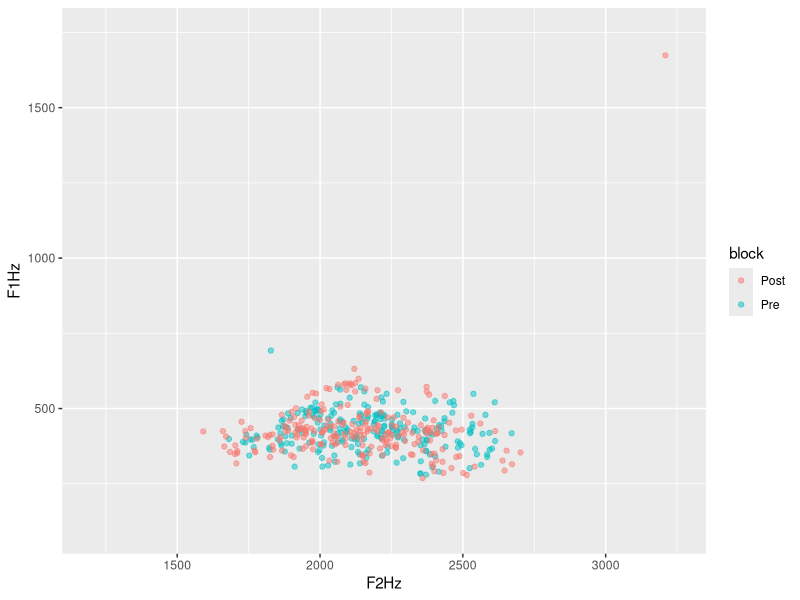
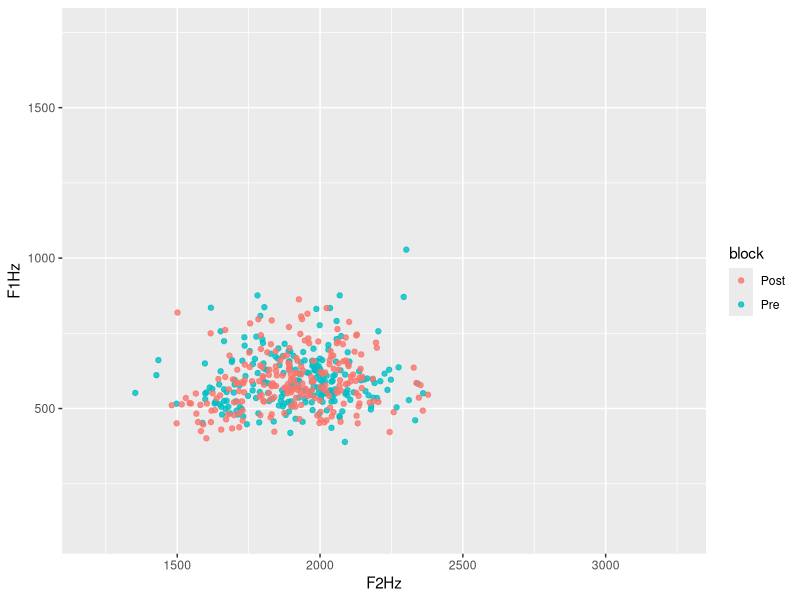
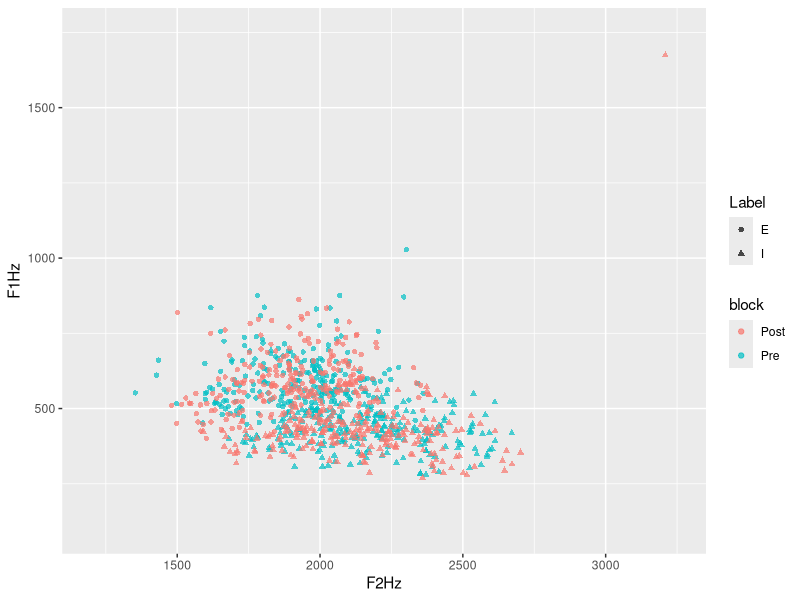
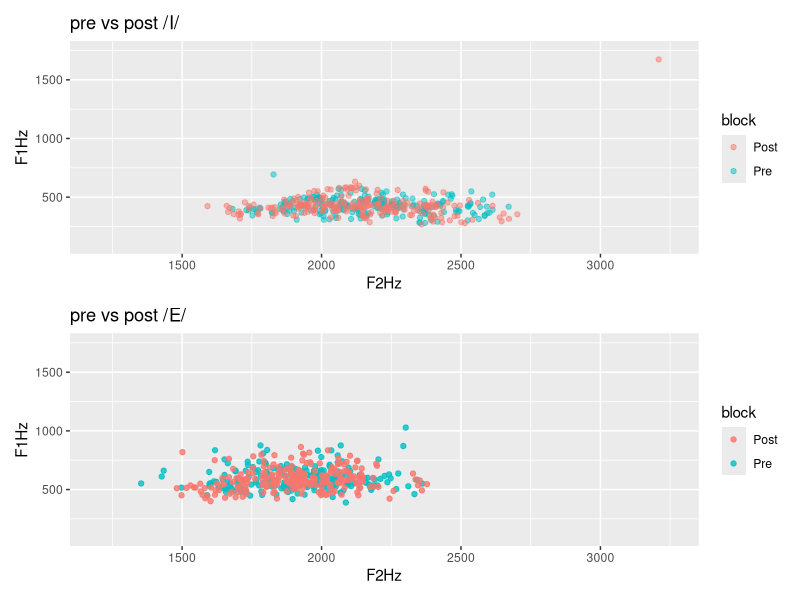
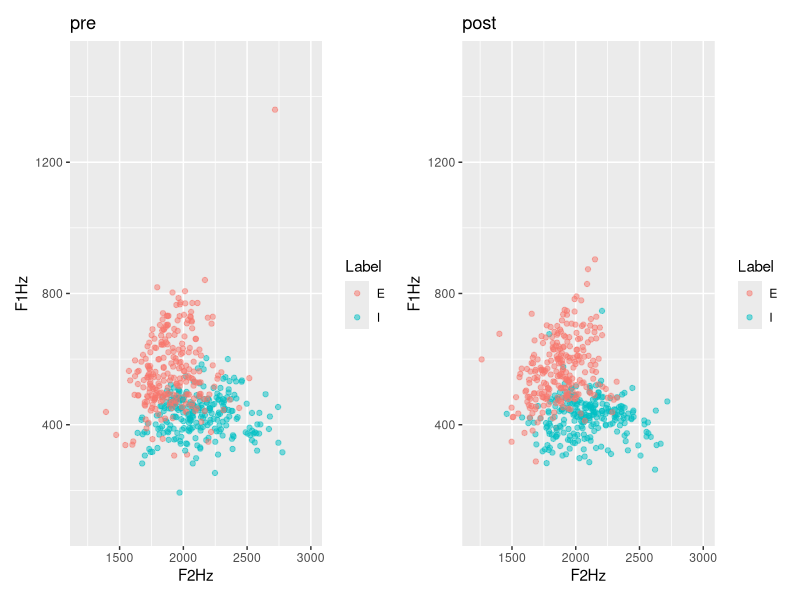
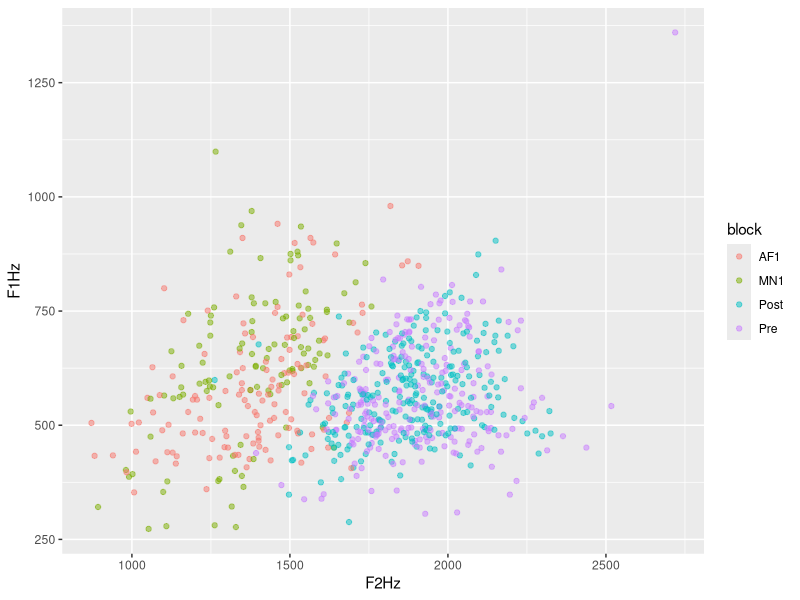
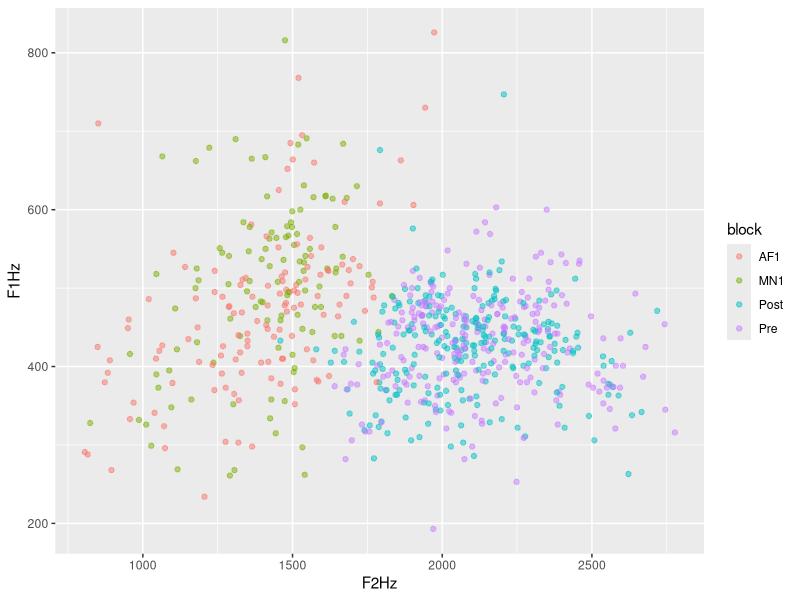
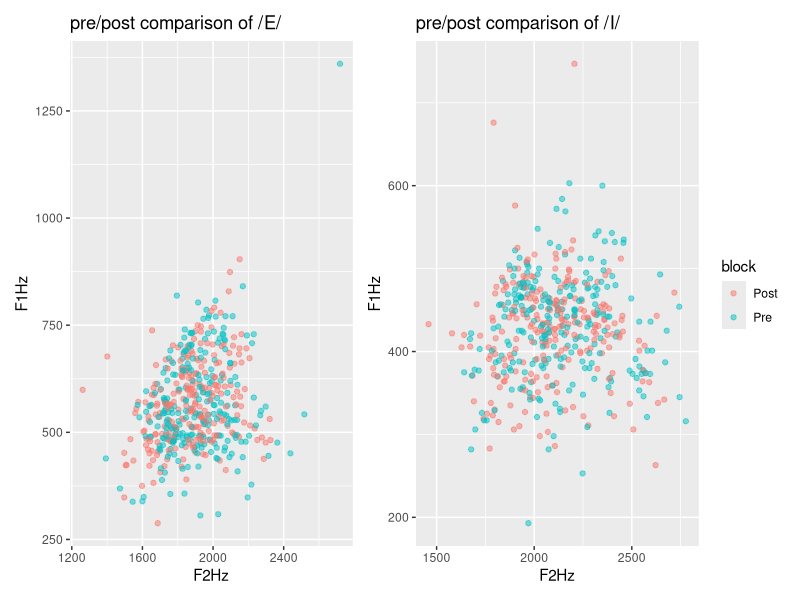

Reproduce these figures in R, in order. (Note: this script raises an error after producing the figures.)
## ---- chunk 1
library(dplyr)
fi<- read.csv("allFemaleI.csv", header = TRUE, sep = "\t")
fig<- fi |> mutate(gender = c(rep("F", times = nrow(fi))))
  
fe <- read.csv("allFemaleE.csv", header = TRUE, sep = "\t")
feg<- fe |> mutate(gender = c(rep("F", times = nrow(fe))))

mi<- read.csv("allMaleI.csv", header = TRUE, sep = "\t")
  mig<- mi |> mutate(gender = c(rep("M", times = nrow(mi))))

me <- read.csv("allMaleE.csv", header = TRUE, sep = "\t")
meg<- me |> mutate(gender = c(rep("M", times = nrow(me))))

mfie<- rbind(fig, feg, mig, meg)

#extract the fileName column
#fileNames<- rcds |> select(fileName)
#head(fileNames)
## ---- chunk 2
prod <- read.table(text = as.character(mfie$fileName), sep = "_")
head(prod)

### removing the ".wav" from the final column
#```{r}
#library(stringr)
#library(dplyr)
#prod <- prod %>% 
#  mutate(V5 =
#   str_sub(prod$V5, end=-5)
#  )
#head(prod)
## ---- chunk 3
#removing column 1 because it's just "subj"
newcols <- prod %>% 
  select(-V1)
colnames(newcols)

#revert the "Post" and the "seq" for posttest items 
#if v5 = post, v5 = v4, v4 = v5
correctPost <- newcols |> 
  mutate(V51 = ifelse(V5 == "Post", V4, V5),
         V4 = ifelse(V5 == "Post", V5, V4)) |> 
  select(-V5) |> 
  rename("V5" = "V51")

head(correctPost)

#rename new columns accordingly
nc<- correctPost %>% 
  rename("subj" = "V2",
         "word" = "V3",
         "block" = "V4",
         "seq" = "V5")

head(nc)


allcol<- as.data.frame(cbind(mfie$fileName, nc))|> rename("fileName"="mfie$fileName")
colnames(allcol)

df <- full_join(allcol, mfie, by = "fileName") |> rename("F0Hz" = "F0.Hz.", "F1Hz" = "F1.Hz.", "F2Hz" = "F2.Hz.", "F1Bark" = "F1.Bark.", "F2Bark" = "F2.Bark.")

#add column about BB condition

d <- df |> 
   mutate(
    BB = case_when(
      subj == "2" ~ "BB",
      subj == "4" ~ "BB",
      subj == "5" ~ "BB",
      subj == "9" ~ "BB",
      subj == "10" ~ "BB",
      subj == "12" ~ "BB",
      subj == "13" ~ "BB",
      subj == "14" ~ "BB",
      subj == "15" ~ "BB",
      subj == "16" ~ "BB",
      subj == "17" ~ "BB",
      subj == "19" ~ "BB",
      subj == "22" ~ "BB",
      subj == "25" ~ "BB",
      subj == "28" ~ "BB",
      subj == "32" ~ "BB",
      subj == "33" ~ "BB",
      subj == "34" ~ "BB",
      subj == "37" ~ "BB",
      subj == "39" ~ "BB",
      subj == "41" ~ "BB",
      subj == "42" ~ "BB",
      subj == "44" ~ "BB",
      subj == "45" ~ "BB",
      subj == "48" ~ "BB",
      subj == "52" ~ "BB",
      subj == "53" ~ "BB",
      subj == "55" ~ "BB",
      subj == "58" ~ "BB",
      subj == "59" ~ "BB",
      subj == "60" ~ "BB",
      TRUE ~ "NB")
   )

## ---- chunk 4
library(ggplot2)
library(patchwork)
#NB group pre and post for I
nbprei<- d |> filter(BB == "NB", block == "Pre", Label == "I")
nbposti <- d |> filter(BB == "NB", block == "Post", Label == "I")
nbi <- rbind(nbprei, nbposti)

ggplot(data = nbi, aes(x = F2Hz, y = F1Hz, color = block))+
  geom_point(alpha = 0.5) + xlim(1200, 3250) + ylim(100, 1750)

#NB group pre and post for E
nbpree<- d |> filter(BB == "NB", block == "Pre", Label == "E")
nbposte <- d |> filter(BB == "NB", block == "Post", Label == "E")
nbe <- rbind(nbpree, nbposte)

ggplot(data = nbe, aes(x = F2Hz, y = F1Hz, color = block))+
  geom_point(alpha = 0.8) + xlim(1200, 3250) + ylim(100, 1750)

#I and E together
nbpre<- d |> filter(BB == "NB", block == "Pre")
nbpost <- d |> filter(BB == "NB", block == "Post")
nb <- rbind(nbpre, nbpost)

ggplot(data = nb, aes(x = F2Hz, y = F1Hz, color = block, shape = Label))+
  geom_point(alpha = 0.7) +xlim(1200, 3250) + ylim(100, 1750)

pi<- ggplot(data = nbi, aes(x = F2Hz, y = F1Hz, color = block))+
  geom_point(alpha = 0.5) +xlim(1200, 3250) + ylim(100, 1750) + labs(title = "pre vs post /I/")

pe<-ggplot(data = nbe, aes(x = F2Hz, y = F1Hz, color = block))+
  geom_point(alpha = 0.8) +xlim(1200, 3250) + ylim(100, 1750)+ labs(title = "pre vs post /E/")
pi / pe
## ---- chunk 5
library(patchwork)
#BB group pre and post
bbpre<- d |> filter(BB == "BB", block == "Pre") #, Label == "E")
bbpost <- d |> filter(BB == "BB", block == "Post") #,Label == "E")
bb <- rbind(bbpre, bbpost)

#contrast at pretest for BB group
p1 <- ggplot(data = bbpre, aes(x = F2Hz, y = F1Hz, color = Label))+
  geom_point(alpha = 0.5) + xlim(1200,3000) + ylim(100, 1500)+labs(title = "pre")

#contrast at posttest for BB group
p2 <- ggplot(data = bbpost, aes(x = F2Hz, y = F1Hz, color = Label))+
  geom_point(alpha = 0.5) + xlim(1200,3000) + ylim(100, 1500) + labs(title = "post")

p1 + p2
## ---- chunk 6
d |> count(subj)
## ---- chunk 7

#define a function
#correctBlocks <- function(n) {

mn2subj <- c("2", "3", "5", "6", "8", "9", "10", "12", "15", "17", "19", "26", "30", "31", "33", "35", "38", "40", "42", "43", "46", "48", "50", "51", "52", "53", "54", "56", "58", "60")

db <-  d |> 
  mutate(
    block = case_when(
      subj %in% mn2subj & block == "MN1" ~ "MN2",
      subj %in% mn2subj & block == "AF2" ~ "AF1",
      subj %in% mn2subj & block == "Pre" ~ "Pre",
      subj %in% mn2subj & block == "Post" ~ "Post",
      !(subj %in% mn2subj) & block == "MN1" ~ "MN1",
      !(subj %in% mn2subj) & block == "AF2" ~ "AF2",
      !(subj %in% mn2subj) & block == "Pre" ~ "Pre",
      !(subj %in% mn2subj) & block == "Post" ~ "Post"
    )
    )
#}
## ---- chunk 8
#check if all subjects are coded correctly

db |> filter(block == "MN2") |> count(subj)
## ---- chunk 9
library(ggplot2)
# /E/ in BB group pretest and test
bbprentest<- db |> filter(BB == "BB", Label == "E") |> filter(block == "Pre" | block == "AF1" | block == "MN1" | block == "Post")
#nrow(bbprentest)

ggplot(data = bbprentest, aes(x = F2Hz, y = F1Hz, color = block))+
  geom_point(alpha = 0.5)

# /I/ in BB group pretest and test
bbprentest<- db |> filter(BB == "BB", Label == "I") |> filter(block == "Pre" | block == "AF1" | block == "MN1" | block == "Post")
#nrow(bbprentest)

ggplot(data = bbprentest, aes(x = F2Hz, y = F1Hz, color = block))+
  geom_point(alpha = 0.5)
## ---- chunk 10
#BB group, pre vs post, both phonemes
library(patchwork)
bbprentestE<- db |> filter(BB == "BB", Label == "E") |> filter(block == "Pre" | block == "Post")
bbprentestI<- db |> filter(BB == "BB", Label == "I") |> filter(block == "Pre" | block == "Post")
#nrow(bbprentest)

p1 <- ggplot(data = bbprentestE, aes(x = F2Hz, y = F1Hz, color = block))+
  geom_point(alpha = 0.5) + ggtitle("pre/post comparison of /E/")+theme(legend.position="none")

p2 <- ggplot(data = bbprentestI, aes(x = F2Hz, y = F1Hz, color = block))+
  geom_point(alpha = 0.5)+ ggtitle("pre/post comparison of /I/")

p1 + p2 
## ---- chunk 11
#blocks: pre, AF1, MN1, Post

library(lme4)

af1subj <- c("2", "3", "5", "6", "8", "9", "10", "12", "15", "17", "19", "26", "30", "31", "33", "35", "38", "40", "42", "43", "46", "48", "50", "51", "52", "53", "54", "56", "58", "60")

df <- db |> filter(block == "Pre" | block == "AF1" | block == "MN1" | block == "Post") |> 
  mutate(
    AF = case_when(
      subj %in% af1subj ~ "AF",
      TRUE ~ "MN")) |> mutate(
     block = case_when(
      block == "AF1" ~ "2",
      block == "MN1" ~ "2",
      block == "Pre" ~ "1",
      block == "Post" ~ "4")
   )

#change variables into correct data types
df$BB <- as.factor(df$BB)
df$Label <- as.factor(df$Label)
df$block <- as.factor(df$block)
df$gender <- as.factor(df$gender)
df$AF <- as.factor(df$AF)
df$subj <- as.character(df$subj)
df$seq <- as.numeric(df$seq)
df$F0Hz <- as.numeric(df$F0Hz)
df$F1Hz <- as.numeric(df$F1Hz)
df$F2Hz <- as.numeric(df$F2Hz)
df$F1Bark <- as.numeric(df$F1Bark)
df$F2Bark <- as.numeric(df$F2Bark)

write.csv(df, "productionFullTable.csv")

#contrast coding
df$BB <- relevel(df$BB, ref = "NB")

df$Label <- relevel(df$Label, ref = "I")

df$block <- relevel(df$block, ref = "1")

df$gender <- relevel(df$gender, ref = "F")

#model with blocks 1,2,4
f1hzallbl <- lmer(F1Hz ~ block * BB * AF* Label + gender + (1|subj) + (1|word), data = df)
summary(f1hzallbl)
## ---- chunk 12
#effect plots
library (effects)
 eall.f1hzallbl <- predictorEffects(f1hzallbl)
 #plot(eall.f1hzallbl)
 #plot(predictorEffects(f1hzallbl, ~BB))
 #plot(predictorEffects(f1hzallbl, ~block))
 plot(predictorEffects(f1hzallbl, ~Label))
## ---- chunk 13
# BB group, pre vs test, both phonemes

bbprentestE<- df |> filter(BB == "BB", Label == "E") |> filter(block == "1" | block == "2") |> mutate(block = case_when(block == "1" ~ "pretest",
                        block == "2" ~ "test"))
bbprentestI<- df |> filter(BB == "BB", Label == "I") |> filter(block == "1" | block == "2")|> mutate(block = case_when(block == "1" ~ "pretest",
                        block == "2" ~ "test"))
#nrow(bbprentest)

p1 <- ggplot(data = bbprentestE, aes(x = F2Hz, y = F1Hz, color = block))+
  geom_point(alpha = 0.5) + ylim (200, 1500) + ggtitle("bite block effect for /E/")+theme(legend.position="none")

p2 <- ggplot(data = bbprentestI, aes(x = F2Hz, y = F1Hz, color = block))+
  geom_point(alpha = 0.5) + ylim (200, 1500) + ggtitle("bite block effect for /I/")

p1 + p2 
## ---- chunk 14
f2hzallbl <- lmer(F2Hz ~ block * BB * AF* Label + gender + (1|subj) + (1|word), data = df)
summary(f2hzallbl)
## ---- chunk 15
#convert seq as numeric instead of categorical
df$seq <- as.numeric(df$seq)
## ---- chunk 16
#seq as a separate variable
f1hzallblsq1 <- lmer(F1Hz ~ block * BB * AF* Label +  seq + gender + (1|subj) + (1|word), data = df)
summary(f1hzallblsq1)
## ---- chunk 17
#seq as interaction in hertz model
f1hzallblsq <- lmer(F1Hz ~ block * BB * AF* Label * seq + gender + (1|subj) + (1|word), data = df)
summary(f1hzallblsq)
## ---- chunk 18
#try releveling the reference level to BB to check if block4:LabelE:seq is significant
df$BB <- relevel(df$BB, ref = "BB")
f1hzallblsqrl <- lmer(F1Hz ~ block * BB * AF* Label * seq + gender + (1|subj) + (1|word), data = df)
summary(f1hzallblsqrl)
## ---- chunk 19
#bark model with seq
#correct back to NB as reference
df$BB <- relevel(df$BB, ref = "NB")

f1bkallblsq <- lmer(F1Bark ~ block * BB * AF* Label * seq + gender + (1|subj) + (1|word), data = df)
summary(f1bkallblsq)
## ---- chunk 20
#F2 model in bark
f2hzallblsq <- lmer(F2Hz ~ block * BB * AF* Label * seq + gender + (1|subj) + (1|word), data = df)
summary(f2hzallblsq)
## ---- chunk 21
#F2 model in bark
f2bkallblsq <- lmer(F2Bark ~ block * BB * AF* Label * seq + gender + (1|subj) + (1|word), data = df)
summary(f2bkallblsq)
## ---- chunk 22
#model for pretest vs test in order to only plot the interaction effect in pre vs post
prentest <- df |> filter(block == "1" | block == "2")|> mutate(block = case_when(block == "1" ~ "pretest",
                        block == "2" ~ "test"))

f2hzprentest <- lmer(F2Hz ~ block * BB * AF* Label + gender + (1|subj) + (1|word), data = prentest)
#effect plot
library(effects)
plot(effect( "block * BB * AF", f2hzprentest))
## ---- chunk 23
#bark model
f1barkallbl <- lmer(F1Bark ~ block * BB * AF* Label + gender + (1|subj) + (1|word), data = df)
summary(f1barkallbl)
## ---- chunk 24
library(lme4)
f2barkallbl <- lmer(F2Bark ~ block * BB * AF* Label + gender + (1|subj) + (1|word), data = df)
summary(f2barkallbl)
## ---- chunk 25
#in hertz
#reshaping data
library(tidyr)
ridgedf <- df |> filter(block == "2", AF == "AF") |> 
  pivot_longer(
    cols = c("F1Hz","F2Hz"), 
    names_to = "formant", 
    values_to = "Hertz",
  )
head(ridgedf)

library(ggplot2)
library(ggridges)
#define color-blindness-friendly colors
color <- c("#0072B2", "#CC79A7")
ggplot(ridgedf, aes(x = Hertz, y = formant, fill = BB)) +
  geom_density_ridges(alpha = 0.6) +
  theme_ridges() +
  scale_fill_discrete(breaks = c ("F1Hertz","F2Hertz")) +
  scale_fill_manual(values = color)+
  ggtitle("formant values at block 2, for AF condition")
#ggsave("ridgeBlock2AF.png", plot = last_plot(), device = NULL, scale = 1,dpi = 600)
## ---- chunk 26
#reshaping data
library(tidyr)
ridgedf <- df |> filter(block == "2", AF == "AF") |> 
  pivot_longer(
    cols = c("F1Bark","F2Bark"), 
    names_to = "formant", 
    values_to = "Bark",
  )
head(ridgedf)

library(ggplot2)
library(ggridges)
#define color-blindness-friendly colors
color <- c("#0072B2", "#CC79A7")
ggplot(ridgedf, aes(x = Bark, y = formant, fill = BB)) +
  geom_density_ridges(alpha = 0.6) +
  theme_ridges() +
  scale_fill_discrete(breaks = c ("F1Bark","F2Bark")) +
  scale_fill_manual(values = color)+
  ggtitle("formant values at block 2, for AF condition")
#ggsave("ridgeBlock2AFBark.png", plot = last_plot(), device = NULL, scale = 1,dpi = 600)
## ---- chunk 27
#reshaping data
library(tidyr)
ridgedf <- df |> filter(block == "2", AF == "MN") |> 
  pivot_longer(
    cols = c("F1Hz","F2Hz"), 
    names_to = "formant", 
    values_to = "Hertz",
  )
head(ridgedf)

library(ggplot2)
library(ggridges)
#define color-blindness-friendly colors
color <- c("#0072B2", "#CC79A7")
ggplot(ridgedf, aes(x = Hertz, y = formant, fill = BB)) +
  geom_density_ridges(alpha = 0.6) +
  theme_ridges() +
  scale_fill_discrete(breaks = c ("F1Hz","F2Hz")) +
  scale_fill_manual(values = color)+
ggtitle("formant values at block 2, for MN condition")
#ggsave("ridgeBlock2MN.png", plot = last_plot(), device = NULL, scale = 1,dpi = 600)
## ---- chunk 28
#reshaping data
library(tidyr)
ridge4af <- df |> filter(block == "4", AF == "AF") |> 
  pivot_longer(
    cols = c("F1Hz","F2Hz"), 
    names_to = "formant", 
    values_to = "Hertz",
  )
head(ridgedf)

library(ggplot2)
library(ggridges)
#define color-blindness-friendly colors
color <- c("#0072B2", "#CC79A7")
ggplot(ridge4af, aes(x = Hertz, y = formant, fill = BB)) +
  geom_density_ridges(alpha = 0.6) +
  theme_ridges() +
  scale_fill_discrete(breaks = c ("F1Hz","F2Hz")) +
  ggtitle("formant values at block 4, for AF condition")
  scale_fill_manual(values = color)
#ggsave("ridgeBlock4AF.png", plot = last_plot(), device = NULL, scale = 1,dpi = 600)
## ---- chunk 29
#in bark
library(tidyr)
ridge4af <- df |> filter(block == "4", AF == "AF") |> 
  pivot_longer(
    cols = c("F1Bark","F2Bark"), 
    names_to = "formant", 
    values_to = "Bark",
  )
head(ridgedf)

library(ggplot2)
library(ggridges)
#define color-blindness-friendly colors
color <- c("#0072B2", "#CC79A7")
ggplot(ridge4af, aes(x = Bark, y = formant, fill = BB)) +
  geom_density_ridges(alpha = 0.6) +
  theme_ridges() +
  scale_fill_discrete(breaks = c ("F1Bark","F2Bark")) +
  ggtitle("formant values at block 4, for AF condition")
  scale_fill_manual(values = color)
## ---- chunk 30
#reshaping data
library(tidyr)
ridge4mn <- df |> filter(block == "4", AF == "MN") |> 
  pivot_longer(
    cols = c("F1Hz","F2Hz"), 
    names_to = "formant", 
    values_to = "Hertz",
  )
head(ridgedf)

library(ggplot2)
library(ggridges)
#define color-blindness-friendly colors
color <- c("#0072B2", "#CC79A7")
ggplot(ridge4mn, aes(x = Hertz, y = formant, fill = BB)) +
  geom_density_ridges(alpha = 0.6) +
  theme_ridges() +
  scale_fill_discrete(breaks = c ("F1Hz","F2Hz")) +
  ggtitle("formant values at block 4, for MN condition")
  scale_fill_manual(values = color)
#ggsave("ridgeBlock4MN.png", plot = last_plot(), device = NULL, scale = 1,dpi = 600)
## ---- chunk 31
#reshaping data
library(tidyr)
ridge4mn <- df |> filter(block == "4", AF == "MN") |> 
  pivot_longer(
    cols = c("F1Bark","F2Bark"), 
    names_to = "formant", 
    values_to = "Bark",
  )
head(ridgedf)

library(ggplot2)
library(ggridges)
#define color-blindness-friendly colors
color <- c("#0072B2", "#CC79A7")
ggplot(ridge4mn, aes(x = Bark, y = formant, fill = BB)) +
  geom_density_ridges(alpha = 0.6) +
  theme_ridges() +
  scale_fill_discrete(breaks = c ("F1Bark","F2Bark")) +
  ggtitle("formant values at block 4, for MN condition")
  scale_fill_manual(values = color)
## ---- chunk 32
#filter for the pre and post conditions
prepost <- db |> filter(block == "Pre" | block == "Post")

f1hzprepost <- lmer(F1Hz ~ block * BB * block* Label + gender + (1|subj) + (1|word), data = prepost)
summary(f1hzprepost)

f2hzprepost <- lmer(F2Hz ~ block * BB * block* Label + gender + (1|subj) + (1|word), data = prepost)
summary(f2hzprepost)
## ---- chunk 33
#filter for MN1 and AF1, comprare with pretest
bl1 <- db |> filter(block == "Pre" | block == "MN1" | block == "AF1") 
af1subj <- c("2", "3", "5", "6", "8", "9", "10", "12", "15", "17", "19", "26", "30", "31", "33", "35", "38", "40", "42", "43", "46", "48", "50", "51", "52", "53", "54", "56", "58", "60")
bl1af <- bl1 |> mutate(
    AF = case_when(
      subj %in% af1subj ~ "AF",
      TRUE ~ "MN")) |> mutate(
     block = case_when(
      block == "AF1" ~ "2",
      block == "MN1" ~ "2",
      block == "Pre" ~ "1")
   )
      
  


#repeating contrast coding so as to not change results when rerunning this block after running the next block

#contrast coding
bl1af$BB <- as.factor(bl1af$BB)
bl1af$BB <- relevel(bl1af$BB, ref = "NB")

bl1af$Label <- as.factor(bl1af$Label)
bl1af$Label <- relevel(bl1af$Label, ref = "I")

bl1af$block <- as.factor(bl1af$block)
bl1af$block <- relevel(bl1af$block, ref = "1")

bl1af$gender <- as.factor(bl1af$gender)
bl1af$gender <- relevel(bl1af$gender, ref = "F")

f1hzbl1af <- lmer(F1Hz ~ block * BB * AF* Label + gender + (1|subj) + (1|word), data = bl1af)
summary(f1hzbl1af)

f2hzbl1af <- lmer(F2Hz ~ block * BB * AF* Label + gender + (1|subj) + (1|word), data = bl1af)
summary(f2hzbl1af)


dbaf<-  db|> filter(block == "AF1" | block == "Pre") |> filter(Label == "E")

ggplot(data = dbaf, aes(x = F2Hz, y = F1Hz, color = block))+
  geom_point(alpha = 0.5)
## ---- chunk 34
#splitting up MN1 and AF1, compare with pretest respectively
af <- db |> filter(block == "Pre" | block == "AF1")
mn <- db |> filter(block == "Pre" | block == "MN1")

#contrast coding
af$BB <- as.factor(af$BB)
af$BB <- relevel(af$BB, ref = "NB")

af$Label <- as.factor(af$Label)
af$Label <- relevel(af$Label, ref = "I")

af$block <- as.factor(af$block)
af$block <- relevel(af$block, ref = "Pre")

af$gender <- as.factor(af$gender)
af$gender <- relevel(af$gender, ref = "F")

f1hzaf <- lmer(F1Hz ~ block * BB * Label + gender + (1|subj) + (1|word), data = af)
summary(f1hzaf)

mn$BB <- as.factor(mn$BB)
mn$BB <- relevel(mn$BB, ref = "NB")

mn$Label <- as.factor(mn$Label)
mn$Label <- relevel(mn$Label, ref = "I")

mn$block <- as.factor(mn$block)
mn$block <- relevel(mn$block, ref = "Pre")

mn$gender <- as.factor(mn$gender)
mn$gender <- relevel(mn$gender, ref = "F")

f1hzmn <- lmer(F1Hz ~ block * BB * block* Label + gender + (1|subj) + (1|word), data = mn)
summary(f1hzmn)
## ---- chunk 35
#code male as reference level to check whether the BB group have a different F1 at AF1
# (the alternative would be to code the contrast for gender as -0.5/+0.5, which then has the mean of F and M as the reference level. But literature has shown a gender difference in tongue root mobility, so we have reason to distinguish the two)
af$gender <- as.factor(af$gender)
af$gender <- relevel(af$gender, ref = "M")

mn$gender <- as.factor(mn$gender)
mn$gender <- relevel(mn$gender, ref = "M")

f1hzafm <- lmer(F1Hz ~ block * BB * block* Label + gender + (1|subj) + (1|word), data = af)
summary(f1hzafm)

f1hzmnm <- lmer(F1Hz ~ block * BB * block* Label + gender + (1|subj) + (1|word), data = mn)
summary(f1hzmnm)

## ---- chunk 36
#model plot
data_summary <- function(data, varname, groupnames){
  require(plyr)
  summary_func <- function(x, col){
    c(mean = mean(x[[col]], na.rm=TRUE),
      sd = sd(x[[col]], na.rm=TRUE))
  }
  data_sum<-ddply(data, groupnames, .fun=summary_func,
                  varname)
  data_sum <- rename(data_sum, c("mean" = varname))
 return(data_sum)
}


library(ggplot2)
f1i <- af |> filter(Label == "I")

f1e <- af |> filter(Label == "E")

f1ierr <- data_summary(f1i, varname="F1Hz", 
                    groupnames=c("block", "BB"))

f1eerr <- data_summary(f1e, varname="F1Hz", 
                    groupnames=c("block", "BB"))


p1<- ggplot(data=f1i, aes(x=BB, y=F1Hz, fill=block)) +
  geom_bar(stat="identity", position=position_dodge())+
  labs (title = "F1 of /I/ at pre test and test, in AF condition")

p1 + geom_errorbar(data = f1ierr, aes(ymin=F1Hz-sd, ymax=F1Hz+sd), width=.2,
                 position=position_dodge(.9))



p2 <- ggplot(data=f1e, aes(x=BB, y=F1Hz, fill=block)) +
  geom_bar(stat="identity", position=position_dodge())+
  labs (title = "F1 of /E/ at pre test and test, in AF condition")

p2 + geom_errorbar(data = f1eerr, aes(ymin=F1Hz-sd, ymax=F1Hz+sd), width=.2,
                 position=position_dodge(.9))

## ---- chunk 37
#model plot
library(ggplot2)
mni <- mn |> filter(Label == "I")

ggplot(data=mni, aes(x=BB, y=F1Hz, fill=block)) +
  geom_bar(stat="identity", position=position_dodge())+
  labs (title = "F1 of /I/ at pre test and test, in MN condition")

mne <- mn |> filter(Label == "E")

ggplot(data=mne, aes(x=BB, y=F1Hz, fill=block)) +
  geom_bar(stat="identity", position=position_dodge())+
  labs (title = "F1 of /E/ at pre test and test, in MN condition")
## ---- chunk 38
#add in error bars
data_summary <- function(data, varname, groupnames){
  require(plyr)
  summary_func <- function(x, col){
    c(mean = mean(x[[col]], na.rm=TRUE),
      sd = sd(x[[col]], na.rm=TRUE))
  }
  data_sum<-ddply(data, groupnames, .fun=summary_func,
                  varname)
  data_sum <- rename(data_sum, c("mean" = varname))
 return(data_sum)
}


f1ierr <- data_summary(f1i, varname="F1Hz", 
                    groupnames=c("block", "BB"))

f1eerr <- data_summary(f1e, varname="F1Hz", 
                    groupnames=c("block", "BB"))

head(f1ierr)

p <- ggplot(data=f1ierr, aes(x=BB, y=F1Hz, fill=block)) + 
   geom_bar(stat="identity", position=position_dodge()) +
  geom_errorbar(aes(ymin=F1Hz-sd, ymax=F1Hz+sd), width=.2,
                 position=position_dodge(.9))
  
p + scale_fill_brewer(palette="Paired") + theme_minimal()+labs (title = "F1 of /I/ at pre test and test, in AF condition")
## ---- chunk 39
library(effects)

plot(effect( "block * BB * Label", f1hzmn))

plot(effect( "block * BB * Label", f1hzaf))
## ---- chunk 40
#f2 models
af$gender <- as.factor(af$gender)
af$gender <- relevel(af$gender, ref = "F")
f2hzaf <- lmer(F2Hz ~ block * BB * block* Label + gender + (1|subj) + (1|word), data = af)
summary(f2hzaf)

f2hzmn <- lmer(F2Hz ~ block * BB * block* Label + gender + (1|subj) + (1|word), data = mn)
summary(f2hzmn)
## ---- chunk 41
plot(effect( "block * BB * Label", f1hzaf))
## ---- chunk 42
#prepost model
#splitting up MN1 and AF1, compare with pretest respectively
prepost <- db |> filter(block == "Pre" | block == "Post")

#contrast coding
prepost$BB <- as.factor(prepost$BB)
prepost$BB <- relevel(prepost$BB, ref = "NB")

prepost$Label <- as.factor(prepost$Label)
prepost$Label <- relevel(prepost$Label, ref = "I")

prepost$block <- as.factor(prepost$block)
prepost$block <- relevel(prepost$block, ref = "Pre")

prepost$gender <- as.factor(prepost$gender)
prepost$gender <- relevel(prepost$gender, ref = "F")

f1hzpp <- lmer(F1Hz ~ block * BB * Label + gender + (1|subj) + (1|word), data = prepost)
summary(f1hzpp)

f2hzpp <- lmer(F2Hz ~ block * BB * Label + gender + (1|subj) + (1|word), data = prepost)
summary(f2hzpp)
## ---- chunk 43
#plotting the one significant result
plot(effect( "BB * Label", f1hzpp))
## ---- chunk 44
mn2subj <- c("2", "3", "5", "6", "8", "9", "10", "12", "15", "17", "19", "26", "30", "31", "33", "35", "38", "40", "42", "43", "46", "48", "50", "51", "52", "53", "54", "56", "58", "60")
ppaf <- db |> filter(subj %in% mn2subj)|> filter(block == "Pre" | block == "Post")

ppmn <- db |> filter(!subj %in% mn2subj)|> filter(block == "Pre" | block == "Post")


#change df name
ppaf$BB <- as.factor(ppaf$BB)
ppaf$BB <- relevel(ppaf$BB, ref = "NB")

ppaf$Label <- as.factor(ppaf$Label)
ppaf$Label <- relevel(ppaf$Label, ref = "I")

ppaf$block <- as.factor(ppaf$block)
ppaf$block <- relevel(ppaf$block, ref = "Pre")

ppaf$gender <- as.factor(ppaf$gender)
ppaf$gender <- relevel(ppaf$gender, ref = "F")

ppmn$BB <- as.factor(ppmn$BB)
ppmn$BB <- relevel(ppmn$BB, ref = "NB")

ppmn$Label <- as.factor(ppmn$Label)
ppmn$Label <- relevel(ppmn$Label, ref = "I")

ppmn$block <- as.factor(ppmn$block)
ppmn$block <- relevel(ppmn$block, ref = "Pre")

ppmn$gender <- as.factor(ppmn$gender)
ppmn$gender <- relevel(ppmn$gender, ref = "F")

#run lmers 

ppmnf1 <- lmer(F1Hz ~ block * BB * Label + gender + (1|subj) + (1|word), data = ppmn)
summary(ppmnf1)

ppmnf2 <- lmer(F2Hz ~ block * BB * Label + gender + (1|subj) + (1|word), data = ppmn)
summary(ppmnf2)

ppaff1 <- lmer(F1Hz ~ block * BB * Label + gender + (1|subj) + (1|word), data = ppaf)
summary(ppaff1)

ppaff2 <- lmer(F2Hz ~ block * BB * Label + gender + (1|subj) + (1|word), data = ppaf)
summary(ppaff2)
